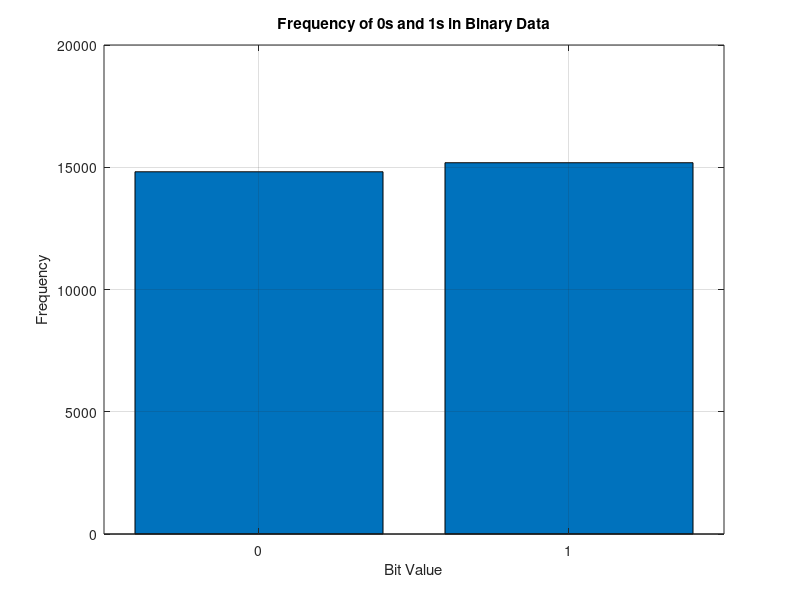

The MATLAB script that drew this image:
% Parameter definition
M = 8; % 8PSK modulation: 8 possible symbol levels
NQ = 64; % Number of quantization levels
N_bits_required = log2(M) * 10000; % Total number of bits required

% Calculate number of samples needed
N_samples = N_bits_required / log2(NQ);

% Generate a continuous random signal
signal_continuous = randn(1, N_samples);

% Quantize the continuous signal
quantizer_levels = linspace(min(signal_continuous), max(signal_continuous), NQ);
[~, quantized_signal] = min(abs(signal_continuous' - quantizer_levels), [], 2);
quantized_signal = quantized_signal - 1; % Indices start from 0

% Convert quantized values to binary data
binary_data = de2bi(quantized_signal, log2(NQ), 'left-msb');
binary_data = binary_data(:)'; % Convert matrix to vector

% Count number of 0s and 1s in the bitstream
bit_count = [sum(binary_data == 0), sum(binary_data == 1)];

% Display bar graph: X-axis = bit value, Y-axis = number of occurrences
figure;
bar([0 1], bit_count);
title('Frequency of 0s and 1s in Binary Data');
xlabel('Bit Value');
ylabel('Frequency');
grid on;
